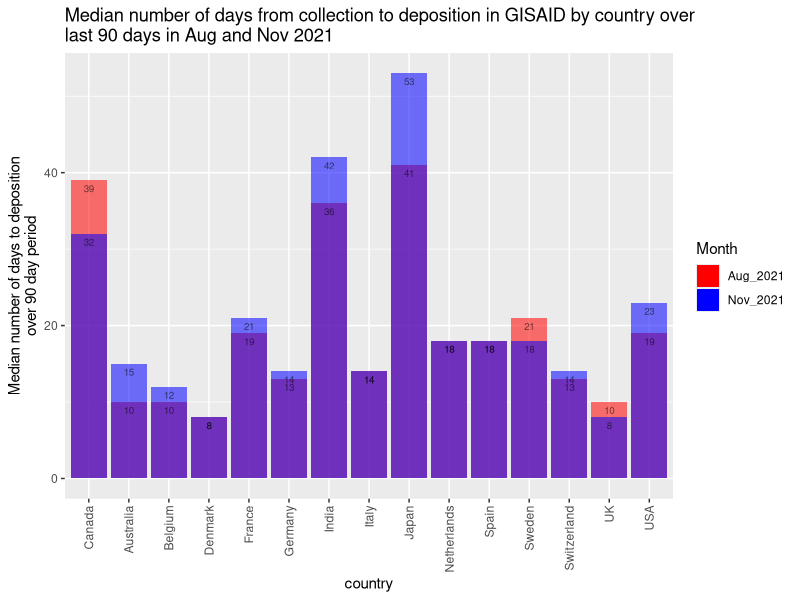
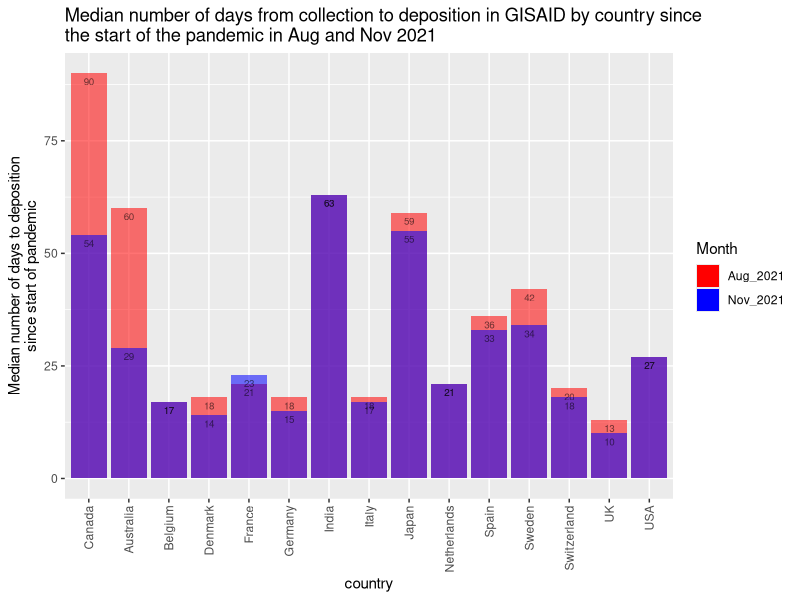
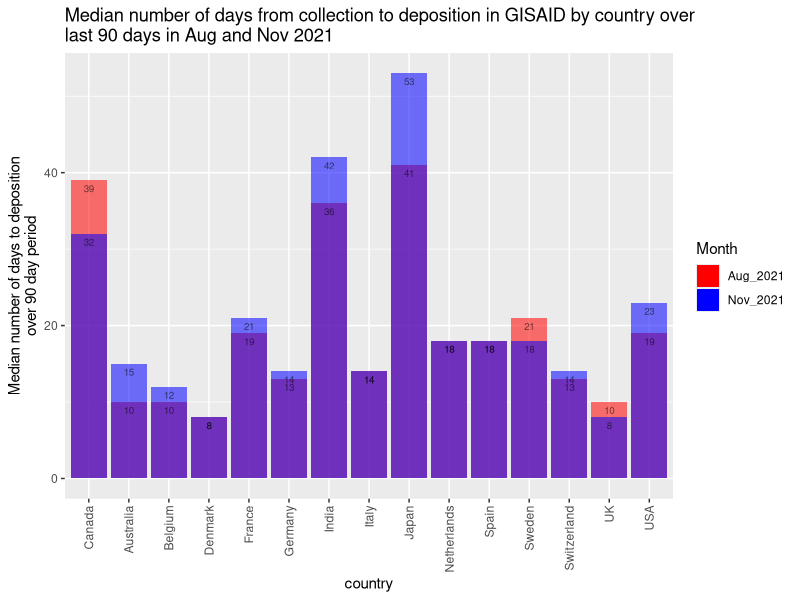
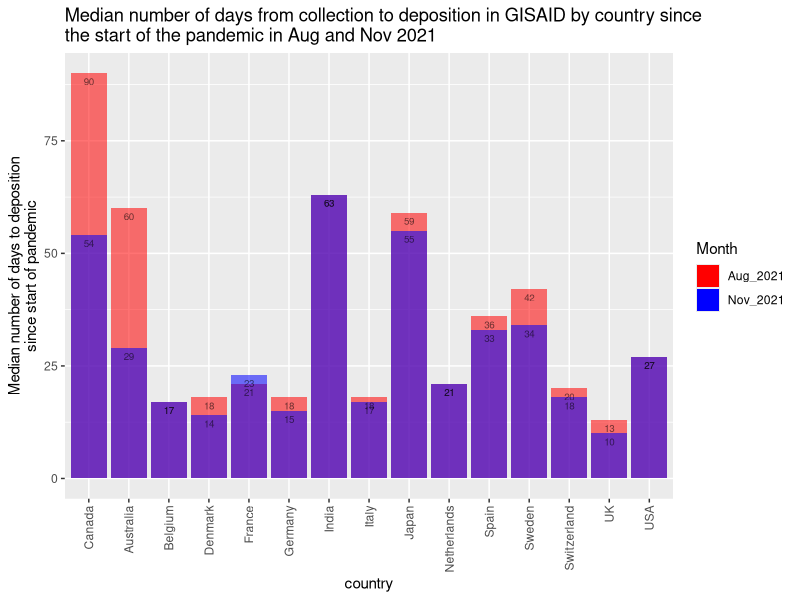

Recreate these plots in R, in order.
library(ggplot2)
library(ggridges)
library(reshape)
library(dplyr)
library(viridis)

setwd("~/Projects/gisaid_uploads")
seqs <- read.csv('days_to_deposition_90.csv', header = TRUE)

seqs$country <- factor(seqs$country)
seqs$country <- relevel(seqs$country, "Canada")

names(seqs)[2] <- 'Aug_2021'
names(seqs)[5] <- 'Nov_2021'

#plot of median days to deposition to GISAID over last 90 days
ggplot(seqs, aes(x = country, y = Aug_2021, fill = 'Aug_2021', alpha = 0.5)) +
  geom_col() +
  scale_alpha(guide='none') +
  geom_col(aes(x = country, y = Nov_2021, fill = 'Nov_2021', alpha = 0.5)) +
  ylab("Median number of days to deposition\nover 90 day period") +
  ggtitle("Median number of days from collection to deposition in GISAID by country over\nlast 90 days in Aug and Nov 2021") +
  guides(x = guide_axis(angle = 90)) +
  geom_text(size=2.5, aes(y = Aug_2021, label = Aug_2021), vjust = 1.5, colour = "black") +
  geom_text(size=2.5, aes(y = Nov_2021, label = Nov_2021), vjust = 1.5, colour = "black") +
  labs(fill='Month') +
  scale_y_continuous(labels = function(x) format(x, scientific = FALSE)) +
  scale_fill_manual(values = c("red", "blue"))

ggsave("gisaid_seqs_by_country_90_days_nov_2021.png", width = 20, height = 20, units = 'cm')

#plot of median days to deposition to GISAID since start of pandemic
seqs <- read.csv('days_to_deposition.csv', header = TRUE)

seqs$country <- factor(seqs$country)
seqs$country <- relevel(seqs$country, "Canada")

names(seqs)[2] <- 'Aug_2021'
names(seqs)[3] <- 'Nov_2021'

ggplot(seqs, aes(x = country, y = Aug_2021, fill = 'Aug_2021', alpha = 0.5)) +
  geom_col() +
  scale_alpha(guide='none') +
  geom_col(aes(x = country, y = Nov_2021, fill = 'Nov_2021', alpha = 0.5)) +
  ylab("Median number of days to deposition\nsince start of pandemic") +
  ggtitle("Median number of days from collection to deposition in GISAID by country since\nthe start of the pandemic in Aug and Nov 2021") +
  guides(x = guide_axis(angle = 90)) +
  geom_text(size=2.5, aes(y = Aug_2021, label = Aug_2021), vjust = 1.5, colour = "black") +
  geom_text(size=2.5, aes(y = Nov_2021, label = Nov_2021), vjust = 1.5, colour = "black") +
  labs(fill='Month') +
  scale_y_continuous(labels = function(x) format(x, scientific = FALSE)) +
  scale_fill_manual(values = c("red", "blue"))

ggsave("gisaid_seqs_by_country_pandemic_start_nov_2021.png", width = 20, height = 20, units = 'cm')
